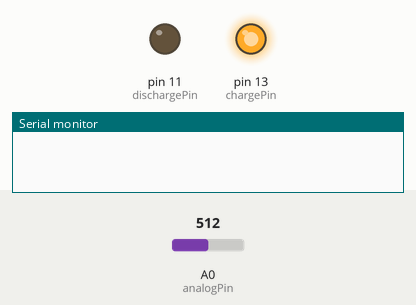
Simulated run of this sketch. Board: Arduino Uno, built with avr-gcc and run on an emulated ATmega328P. Parts: output pins drawn as LEDs (lit = HIGH), the last lines printed to the serial monitor. Inputs (shaded band) come from the test bench; at power-on: A0 (analogPin) = 512.

Above: at 1.2 s.
1.3 s: A0 (analogPin) set to 629
2.8 s: A0 (analogPin) set to 657
At 4.0 s:
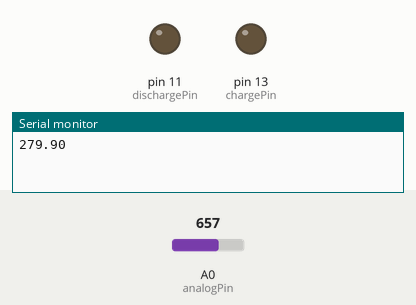
4.3 s: A0 (analogPin) set to 0
At 4.9 s:
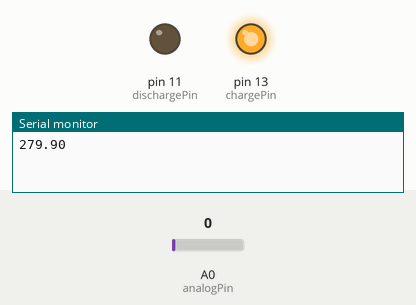
5.8 s: A0 (analogPin) set to 658
At 6.3 s:
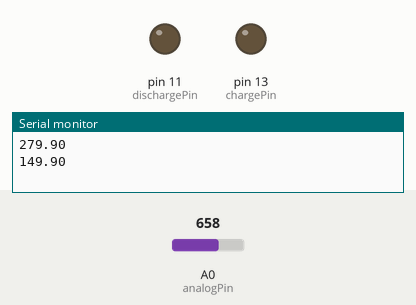
Timing chart, 0 to 8.3 s (numbered marks = the images above; inputs shaded):
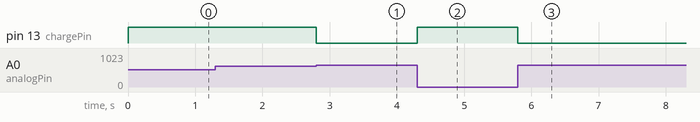

The sketch:

capacitanceMeter.ino
```cpp
/*  RCTiming_capacitance_meter
 *   Paul Badger 2008
 *  Demonstrates use of RC time constants to measure the value of a capacitor
 *
 * Theory   A capcitor will charge, through a resistor, in one time constant, defined as T seconds where
 *    TC = R * C
 *
 *    TC = time constant period in seconds
 *    R = resistance in ohms
 *    C = capacitance in farads (1 microfarad (ufd) = .0000001 farad = 10^-6 farads )
 *
 *    The capacitor's voltage at one time constant is defined as 63.2% of the charging voltage.
 *
 *  Hardware setup:
 *  Test Capacitor between common point and ground (positive side of an electrolytic capacitor  to common)
 *  Test Resistor between chargePin and common point
 *  220 ohm resistor between dischargePin and common point
 *  Wire between common point and analogPin (A/D input)
 */

#define analogPin      0          // analog pin for measuring capacitor voltage
#define chargePin      13         // pin to charge the capacitor - connected to one end of the charging resistor
#define dischargePin   11         // pin to discharge the capacitor
#define resistorValue  10000000.0F   // change this to whatever resistor value you are using
                                  // F formatter tells compliler it's a floating point value

unsigned long startTime;
unsigned long elapsedTime;
float microFarads;                // floating point variable to preserve precision, make calculations
float nanoFarads;
int index;
float last[] = {0, 0, 0, 0, 0}; //, 0, 0, 0, 0, 0};

void setup(){
  pinMode(chargePin, OUTPUT);     // set chargePin to output
  digitalWrite(chargePin, LOW);
  index = 0;

  Serial.begin(9600);             // initialize serial transmission for debugging
}

void loop(){
  digitalWrite(chargePin, HIGH);  // set chargePin HIGH and capacitor charging
  startTime = millis();
  float N = 5;

  while(analogRead(analogPin) < 648){       // 647 is 63.2% of 1023, which corresponds to full-scale voltage
  }

  elapsedTime= millis() - startTime;


  microFarads = ((float)elapsedTime / (float)resistorValue) * 1000;
  //Serial.print(elapsedTime);
  //Serial.print(" mS    ");         // print units and carriage return


  if (microFarads > 1){
    Serial.print((long)microFarads);       // print the value to serial port
    Serial.println(" microFarads");         // print units and carriage return
  }
  else
  {
    // if value is smaller than one microFarad, convert to nanoFarads (10^-9 Farad).
    // This is  a workaround because Serial.print will not print floats

    nanoFarads = microFarads * 1000.0;      // multiply by 1000 to convert to nanoFarads (10^-9 Farads)
    Serial.println((double)nanoFarads);         // print the value to serial port
    //Serial.println(" nanoFarads");          // print units and carriage return
  }

  /* dicharge the capacitor  */
  digitalWrite(chargePin, LOW);             // set charge pin to  LOW
  pinMode(dischargePin, OUTPUT);            // set discharge pin to output
  digitalWrite(dischargePin, LOW);          // set discharge pin LOW
  while(analogRead(analogPin) > 0){         // wait until capacitor is completely discharged
  }

  //delay(10);                                // Wait a bit of extra time for best discharge

  pinMode(dischargePin, INPUT);            // set discharge pin back to input
}
```

Measured:
- the behaviour switches between 647 and 648 on A0 (analogPin) (found by bisection; images 0 and 1)
- after the input at 1.3 s, every drawn part: stays the same
- after the input at 2.8 s, pin 13 (chargePin): HIGH → LOW at once
- after the input at 4.3 s, pin 13 (chargePin): LOW → HIGH at once
- after the input at 5.8 s, pin 13 (chargePin): HIGH → LOW at once
